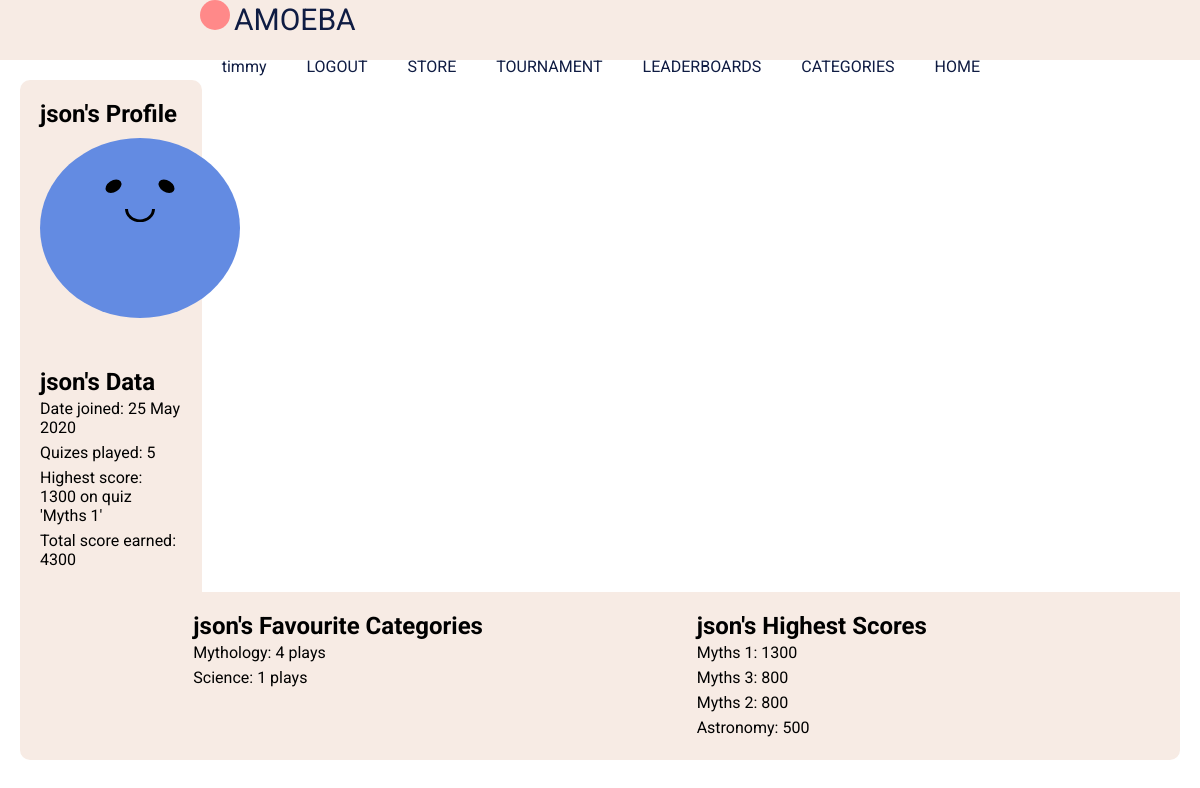
The app's page /user/json (signed in) with its own data.
### app/models.py (models this page shows, shortened)
class User(UserMixin, db.Model):
  id = db.Column(db.Integer, primary_key=True)
  username = db.Column(db.String(20), unique=True, index=True, nullable=False)
  email = db.Column(db.String(120), unique=True, index=True, nullable=False)
  password_hash = db.Column(db.String(128))
  posted_quizes = db.relationship('Quiz', backref = 'postedby', lazy = 'dynamic')
  attempts = db.relationship('Attempt', backref = 'user', lazy = 'dynamic')
  is_admin = db.Column(db.Boolean, default=False, nullable=False)
  date_joined = db.Column(db.DateTime, index=True, default=datetime.utcnow)

class Quiz(db.Model):
  id = db.Column(db.Integer, primary_key=True)
  category = db.Column(db.String(32), index=True)
  quizname = db.Column(db.String(32), index=True, unique=True)
  filename = db.Column(db.String(32),unique=True)
  date_added = db.Column(db.DateTime, index=True, default=datetime.utcnow)
  user_id = db.Column(db.Integer, db.ForeignKey('user.id'))
  attempts = db.relationship('Attempt', backref = 'quiz', lazy = 'dynamic')

### app/routes.py (the view)
@app.route('/user/<username>')
@login_required
def profile(username):
  user = User.query.filter_by(username=username).first_or_404()
  joindate = user.date_joined.strftime("%d %b %Y")
  favcats = []
  favcatsplays = []
  hiquizzes = []
  hiscores = []
  totalattempts = 0
  totalscore = 0
  madeattempt = Attempt.query.filter_by(user_id = user.id).first() is not None
  datadic = {}
  if madeattempt:
    categoryranking = db.session.query(Attempt, Quiz, func.count(Quiz.category)).filter(Attempt.quiz_id==Quiz.id, Attempt.user_id==user.id).group_by(Quiz.category).order_by(func.count(Quiz.category).desc()).limit(4).all()
    for i in range(0, len(categoryranking)):
      favcats.append(categoryranking[i][1].category)
      favcatsplays.append(categoryranking[i][2])
    scoreranking = db.session.query(Attempt, Quiz, func.max(Attempt.score)).filter(Attempt.quiz_id==Quiz.id, Attempt.user_id==user.id).group_by(Quiz.id).order_by(func.max(Attempt.score).desc()).limit(4).all()
    for i in range(0, len(scoreranking)):
      hiquizzes.append(scoreranking[i][1].quizname)
      hiscores.append(scoreranking[i][2])
    allplays = db.session.query(func.count(Attempt.user_id)).filter_by(user_id=user.id).first()
    totalattempts = allplays[0]
    allscores = db.session.query(func.sum(Attempt.score)).filter_by(user_id=user.id).first()
    totalscore = allscores[0]
  datadic["joindate"]=joindate
  datadic["favcats"]=favcats
  datadic["favcatlen"]=len(favcats)
  datadic["favcatsplays"]=favcatsplays
  datadic["hiquizzes"]=hiquizzes
  datadic["hiquizlen"]=len(hiquizzes)
  datadic["hiscores"]=hiscores
  datadic["totalattempts"]=totalattempts
  datadic["totalscore"]=totalscore
  datadic["madeattempt"]=madeattempt
  return render_template("profile.html", user=user, datadic=datadic)

### app/models.py (called while the page is built)
@login.user_loader
def load_user(id): #retrieve the user object representing the current user from the database
  return User.query.get(int(id)) #flask-login uses string for ids. database uses integers for id

### app/templates/profile.html (shortened to what this page needs)
{% extends "template.html" %}
{% block head %}
<link rel="stylesheet" href="{{ url_for('static', filename='styles/amoeba.css')}}">
{% endblock %}
{%block content%}
<div class="contentflex1">
  <div class="userflex">
    <h2> {{ user.username }}'s Profile</h2>
    <div id="amoeba_box">
      <div class="amoeba_box_child">
        <div class="amoeba_ball" id="amoeba1">
          <div class="amoeba_eye eye_left"></div>
          <div class="amoeba_eye eye_right"></div>
          <div class="amoeba_smile"></div>
        </div>
      </div>
    </div>
  </div>
  <div class="listflex">
    <h2>{{ user.username }}'s Data</h2>
    <ul>
      <li>Date joined: {{ datadic["joindate"] }}</li>
      {% if datadic["madeattempt"] %}
      <li>Quizes played: {{ datadic["totalattempts"] }}</li>
      <li>Highest score: {{ datadic["hiscores"][0] }} on quiz '{{ datadic["hiquizzes"][0] }}'</li>
      <li>Total score earned: {{ datadic["totalscore"] }}</li>
      {% else %}
      <li> </li>
      <li>This user has not played any quizes yet</li>
      {% endif %}
    </ul>
  </div>
</div>
<div class="contentflex2">
  <div class="listflex">
    <h2>{{ user.username }}'s Favourite Categories</h2>
    <ul>
      {% if datadic["madeattempt"] %}
        {% for i in range(0, datadic["favcatlen"]) %}
          <li>{{ datadic["favcats"][i] }}: {{ datadic["favcatsplays"][i] }} plays</li>
        {% endfor %}
      {% else %}
        <li> </li>
        <li>There is no data to show</li>
      {% endif %}
    </ul>
  </div>
  <div class="listflex">
    <h2>{{ user.username }}'s Highest Scores</h2>
    <ul>
      {% if datadic["madeattempt"] %}
        {% for i in range(0, datadic["hiquizlen"]) %}
          <li>{{ datadic["hiquizzes"][i] }}: {{ datadic["hiscores"][i] }}</li>
        {% endfor %}
      {% else %}
        <li> </li>
        <li>There is no data to show</li>
      {% endif %}
    </ul>
  </div>
</div>
{% endblock %}

### app/templates/template.html (shortened to what this page needs)
<html lang="en">
  <head>
    <link
      rel="stylesheet"
      type="text/css"
      href="{{ url_for('static', filename =
    'styles/content.css')}}"
    />
    {%block head%}{% endblock %}
  </head>
  <body>
    <header>
      <div class="header-content">
        <div class="logo">
          <div id="amoeba-logo"></div>
          <span id="logo-text">AMOEBA</span>
        </div>
        <u1 class="navigation">
          <a href="{{ url_for('index') }}">HOME</a>
          <a href="{{ url_for('categories') }}">CATEGORIES</a>
          <a href="{{ url_for('leaderboards') }}">LEADERBOARDS</a>
          <a>TOURNAMENT</a>
          <a>STORE</a>
          {% if current_user.is_authenticated %}
          <a href="{{ url_for('logout') }}">LOGOUT</a>
          <a href="{{ url_for('profile', username=current_user.username) }}">{{ current_user.username }}</a>
          {% else %}
          <a href="{{ url_for('signup_login') }}">LOGIN/SIGNUP</a>
          {% endif %}
        </u1>
      </div>
    </header>
    {% block content %}{% endblock %}
  </body>
</html>

### app/static/styles/content.css (style rules this page uses)
* { padding: 0; margin: 0; list-style: none; text-decoration: none; font-family: 'roboto', sans-serif; box-sizing: border-box; }
body { background-color: white; }
header { width: 100%; height: 60px; display: block; background-color: #f7ebe4; }
.header-content { height: inherit; margin-left: 200px; margin-right: 200px; }
.logo { float: left; display: inline-block; color: #0f1c43; margin-top }
#amoeba-logo { background-color: #ff8989; border-radius: 50%; width: 30px; height: 30px; display: inline-block; }
#logo-text { font-size: 30px; }
.navigation { float: right; }
.navigation a { height: 100%; float: right; padding: 20px 20px; list-style: none; color: #0f1c43; }

### app/static/styles/amoeba.css (style rules this page uses)
.amoeba_ball { height: 200px; width: 200px; background-color: #638be2; border-radius: 50%; transform: scale(1, 0.9); position: relative; margin: 0 auto 0; animation: bounce 1s ease-in infinite; }
.amoeba_eye { height: 15px; width: 15px; background-color: black; border-radius: 50%; transform: translate(-50%, -50%); position: absolute; top: 23%; z-index: 2; }
.eye_left { left: 33%; transform: skewX(-20deg); z-index: 2; }
.eye_right { right: 33%; transform: skewX(20deg); z-index: 2; }
.amoeba_smile { height: 15px; width: 30px; border-bottom-left-radius: 15px; border-bottom-right-radius: 15px; border: 3px solid black; border-top: 0; transform: translate(-50%, -50%); position: absolute; left: 50%; top: 43%; z-index: 2; }

### app/templates/profile.html (style rules this page uses)
.contentflex1 { display: flex; background-color: #f7ebe4; border-top-left-radius: 10px; border-top-right-radius: 10px; margin: 20px 20px 0 20px; justify-content: space-evenly; flex-wrap: wrap; }
.contentflex2 { display: flex; background-color: #f7ebe4; border-bottom-left-radius: 10px; border-bottom-right-radius: 10px; margin: 0px 20px 20px 20px; justify-content: space-evenly; flex-wrap: wrap; }
.userflex { display: flex; flex-direction: column; padding:20px; width: 350px; }
.listflex { display: flex; flex-direction: column; padding:20px; width: 350px; }
.listflex ul { list-style-type: none; }
.listflex li { padding: 3px 0px; }

### records on screen
User: username "timmy"
User: username "json"
Quiz: quizname "Myths 1", quizname "Myths 1"
Quiz: category "Mythology", quizname "Myths 2"
Quiz: category "Science", quizname "Astronomy"
Quiz: quizname "Myths 3"

### other values on screen
{{ datadic["joindate"] }} "25 May 2020"
{{ datadic["totalattempts"] }} "5"
{{ datadic["hiscores"][0] }} "1300"
{{ datadic["totalscore"] }} "4300"
{{ datadic["favcatsplays"][i] }} "4" "1"
{{ datadic["hiscores"][i] }} "1300" "800" "800" "500"
